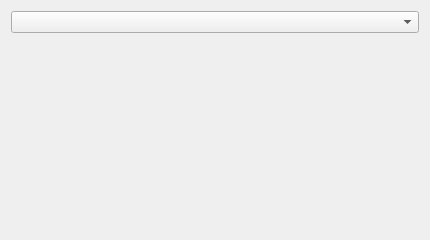
<?xml version="1.0" encoding="UTF-8"?>
<ui version="4.0">
 <class>KeySetWindow</class>
 <widget class="QDialog" name="KeySetWindow">
  <property name="geometry">
   <rect>
    <x>0</x>
    <y>0</y>
    <width>430</width>
    <height>240</height>
   </rect>
  </property>
  <property name="windowTitle">
   <string>Key Set Window</string>
  </property>
  <layout class="QVBoxLayout" name="verticalLayout">
   <item>
    <widget class="QComboBox" name="key_choice_combo">
     <property name="sizePolicy">
      <sizepolicy hsizetype="Preferred" vsizetype="Fixed">
       <horstretch>0</horstretch>
       <verstretch>1</verstretch>
      </sizepolicy>
     </property>
    </widget>
   </item>
   <item>
    <widget class="KeySetWidget" name="key_set_widget" native="true">
     <property name="sizePolicy">
      <sizepolicy hsizetype="Preferred" vsizetype="Preferred">
       <horstretch>0</horstretch>
       <verstretch>5</verstretch>
      </sizepolicy>
     </property>
    </widget>
   </item>
  </layout>
 </widget>
 <customwidgets>
  <customwidget>
   <class>KeySetWidget</class>
   <extends>QWidget</extends>
   <header>..keySetWidget</header>
   <container>1</container>
  </customwidget>
 </customwidgets>
 <resources/>
 <connections/>
</ui>
